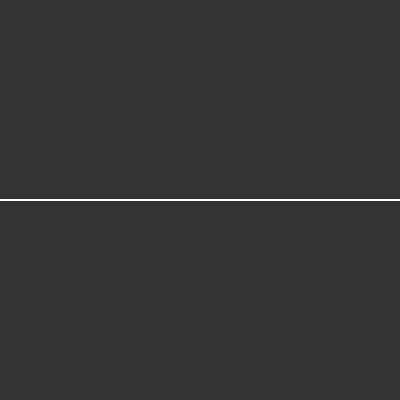
Frame 1 (no input)
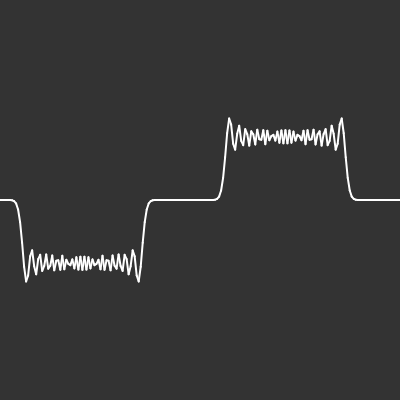
Frame 60 (no input)
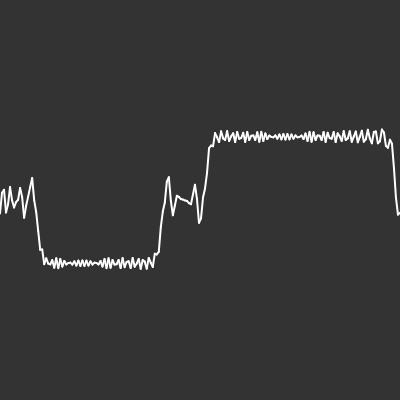
Frame 120 (the mouse pressed at the canvas centre since frame 60)

The p5.js sketch that drew these frames (run headless with seeded random() and noise() and a simulated clock; from frame 60 on, the mouse is pressed at the canvas centre):

// p5.js sketch
// ── sketch.js
let size = 10
let oscs = []
let chainLen = 200
let dx = 2*size/(chainLen-1) || 0
let eq = 0
let k = 1000
function setup() {
  createCanvas(400, 400);
  for(let i = 0; i < chainLen;i++){
    x = i*dx-size
    oscs.push(new Oscillator(x,0,0))
  }
  random(oscs).v = 200
  random(oscs).v = -200
}

function draw() {
  background(51);
  //ground first and last
  oscs[0].hooke(eq,k)
  if(oscs.length > 1){
    oscs[oscs.length-1].hooke(eq,k)
  }
  // hookes
  for(let i = 1;i<chainLen;i++){
    oscs[i].hooke(oscs[i-1].y,k)
    oscs[i-1].hooke(oscs[i].y,k)
    let pp1 = oscs[i].toPixel()
    let pp2 = oscs[i-1].toPixel()
    strokeWeight(2)
    stroke(255)
    line(pp1.x,pp1.y,pp2.x,pp2.y)
  }
  // updates and shows
  for(let i = 0;i<chainLen;i++){
    oscs[i].update()
    // oscs[i].show()
  }
}
function Oscillator(x,y,v){
  this.x = x || 0
  this.y = y || 0// y coordinate only
  this.v = v || 0
  this.a = 0
  this.m = 1
  this.hooke = function(eq,k){
    let F = eq-this.y
    this.a += F*k/this.m
  }
  this.show = function(){
    stroke(255)
    strokeWeight(5)
    let p = createVector(this.x,this.y)
    let pp = toPixel(p)
    point(pp.x,pp.y)
  }
  this.toPixel = function(){
    let p = createVector(this.x,this.y)
    return toPixel(p)
  }
  this.update = function(){
    this.v += this.a/60.0
    this.y += this.v/60.0
    this.a = 0
  }
}
function toPixel(v) {
  let x = v.x
  let y = v.y
  x = map(x, -size, size, 0, width)
  y = map(y, -size, size, height, 0)
  return createVector(x, y)
}
function toCoord(v) {
  let x = v.x
  let y = v.y
  x = map(x, 0, width, -size, size)
  y = map(y, height, 0, -size, size)
  return createVector(x, y)
}
//TODO click and drag eq to make mouse generated waves
//TODO 2D lattice with hue instead of height (no 3D needed)
